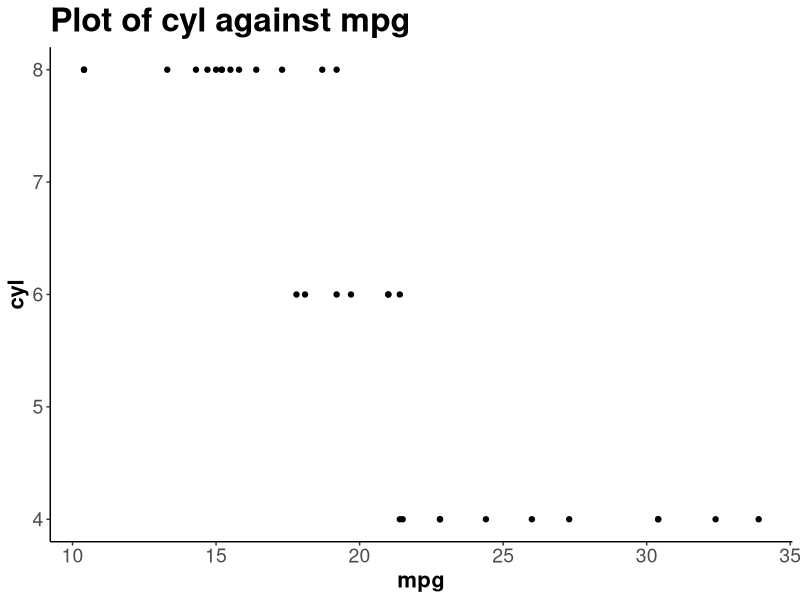
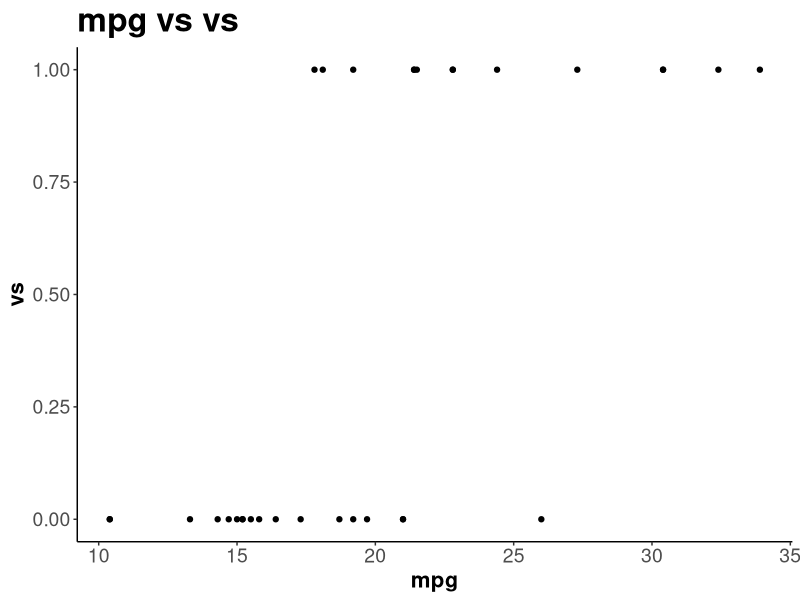
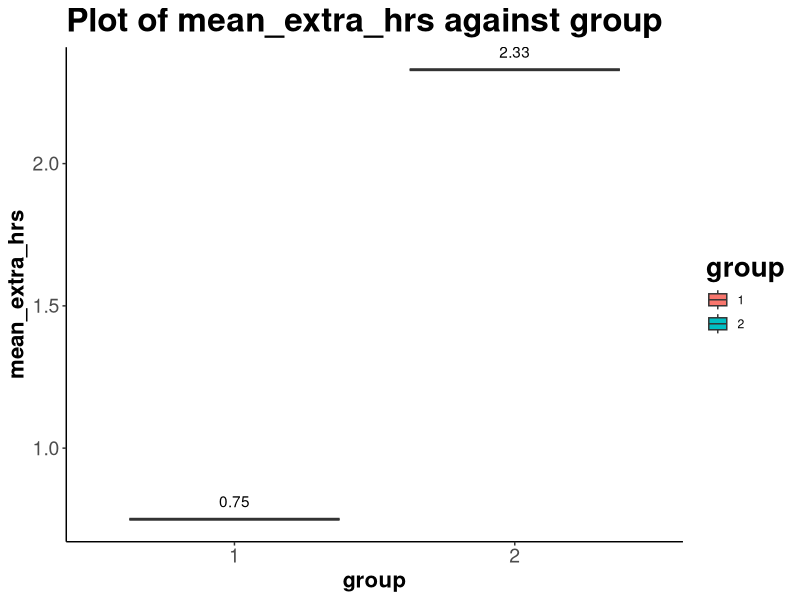
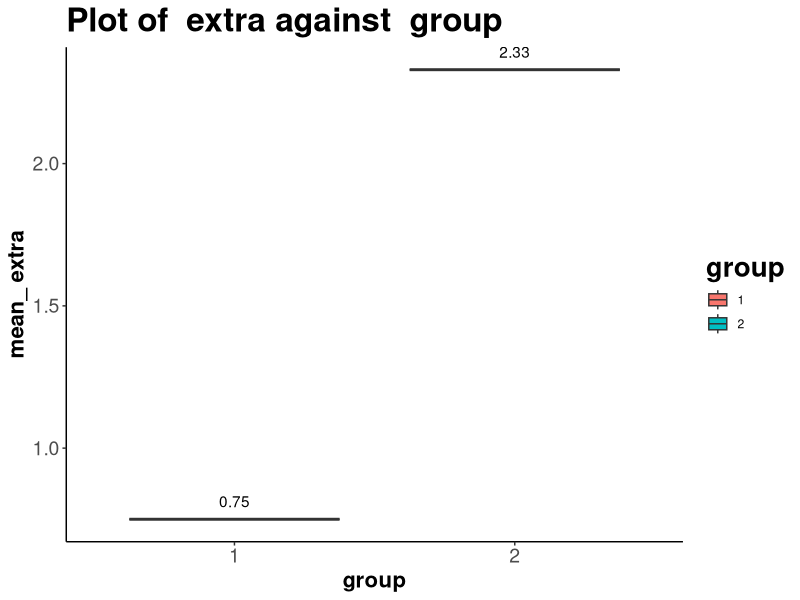
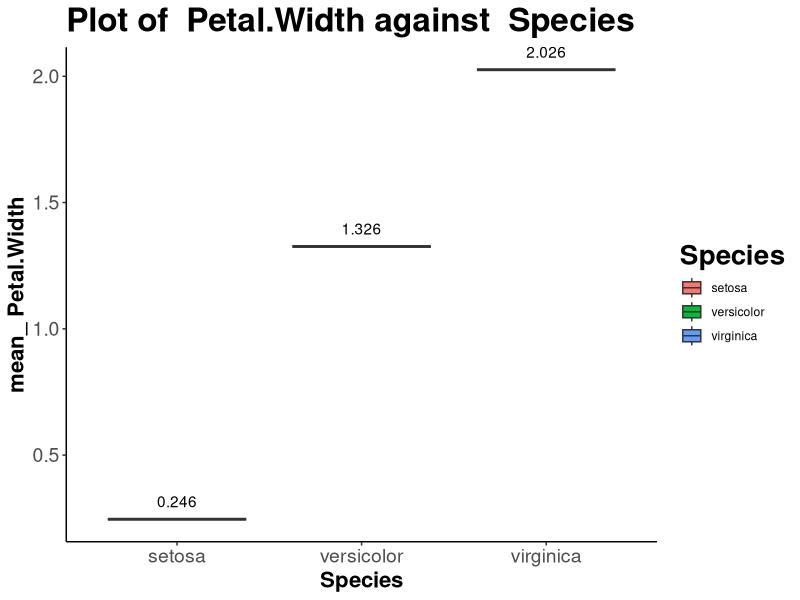

Source code (R) for these figures, in order:
## ---- chunk 1
library(tidyverse)
## ---- chunk 2
mtcars_df <- mtcars %>% 
  as.data.frame()

## ---- chunk 3
ggplot(aes(mpg, cyl), data = mtcars_df) +
  geom_point() +
  labs(title = "Plot of cyl against mpg") +
  theme_classic() +
  theme(axis.text = element_text(size = 14),
        axis.title = element_text(face = "bold", size = 16),
        title = element_text(face = "bold", size = 20))

## ---- chunk 4
 
# function
 
# var_x : x variable
# var_y : y variable
# title : title of chart, in string

plot_mtcars <- function(var_x, var_y, title) {

  ggplot(aes({{var_x}}, {{var_y}}), data = mtcars_df) +
  geom_point() +
  labs(title = title) +
  theme_classic() +
  theme(axis.text = element_text(size = 14),
        axis.title = element_text(face = "bold", size = 16),
        title = element_text(face = "bold", size = 20))
 
}
 
## ---- chunk 5

plot_mtcars(mpg, vs, "mpg vs vs")
 
## ---- chunk 6
glimpse(sleep)

## ---- chunk 7
sleep %>% 
  group_by(group) %>% 
  summarise(mean_extra_hrs = mean(extra), na.rm = T) %>% 
  ggplot(aes(group, mean_extra_hrs)) +
  geom_boxplot(aes(fill = group)) +
  geom_text(aes(label = mean_extra_hrs), vjust = -1) +
  theme_classic() +  
  labs(title = "Plot of mean_extra_hrs against group") +
  theme(axis.text = element_text(size = 14),
        axis.title = element_text(face = "bold", size = 16),
        title = element_text(face = "bold", size = 20))
## ---- chunk 8

plot_boxplot_group_comparison <- function(data_df, var_x, var_y) {
  
  {{data_df}} %>% 
  group_by({{var_x}}) %>% 
  summarise(mean = mean({{var_y}}), na.rm = T) %>% 
  ggplot(aes({{var_x}}, mean)) +
  geom_boxplot(aes(fill = {{var_x}})) +
      geom_text(aes(label = mean), vjust = -1) +
    labs(title = 
           paste("Plot of ", as_label( enquo(var_y)), "against ", as_label(enquo(var_x))),
         y = paste("mean_", as_label(enquo(var_y)))) +
  theme_classic() +  
  theme(axis.text = element_text(size = 14),
        axis.title = element_text(face = "bold", size = 16),
        title = element_text(face = "bold", size = 20))
  
}


# using the function  
plot_boxplot_group_comparison(sleep, group, extra)

## ---- chunk 9

# iris dataset

plot_boxplot_group_comparison(iris, Species, Petal.Width)
